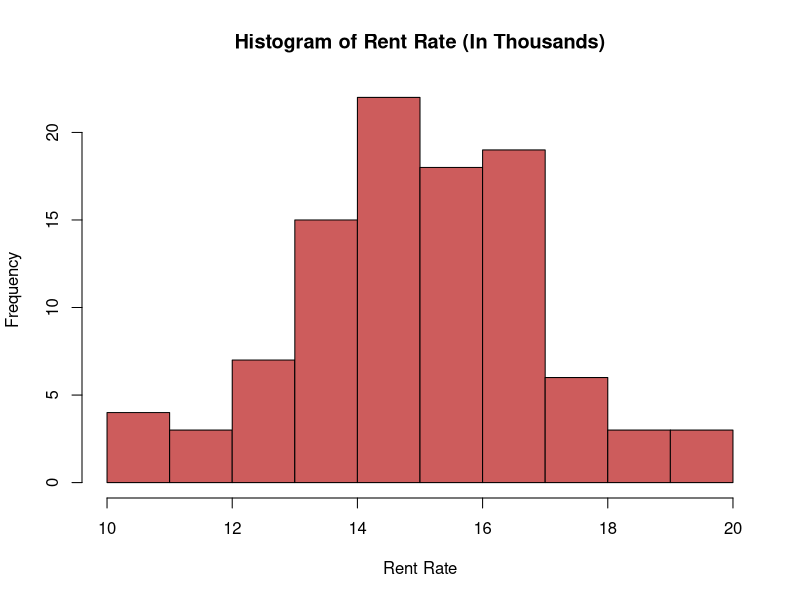
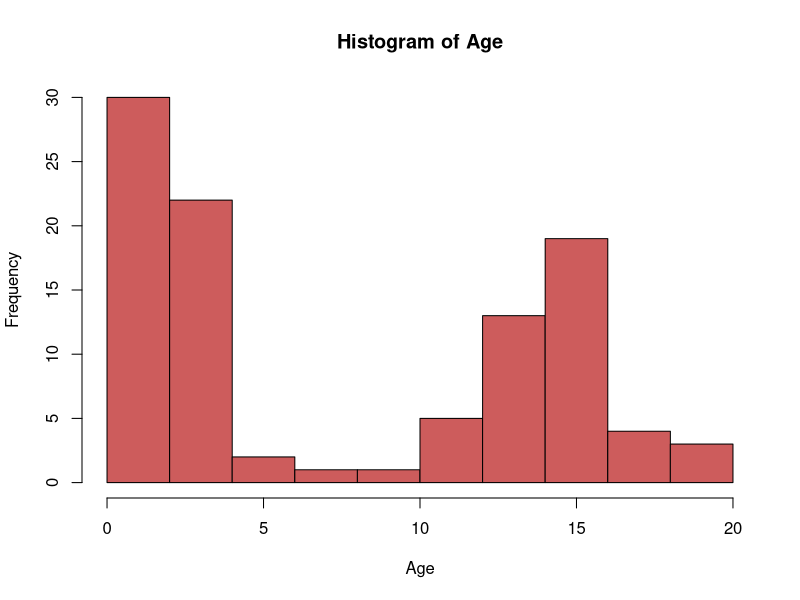
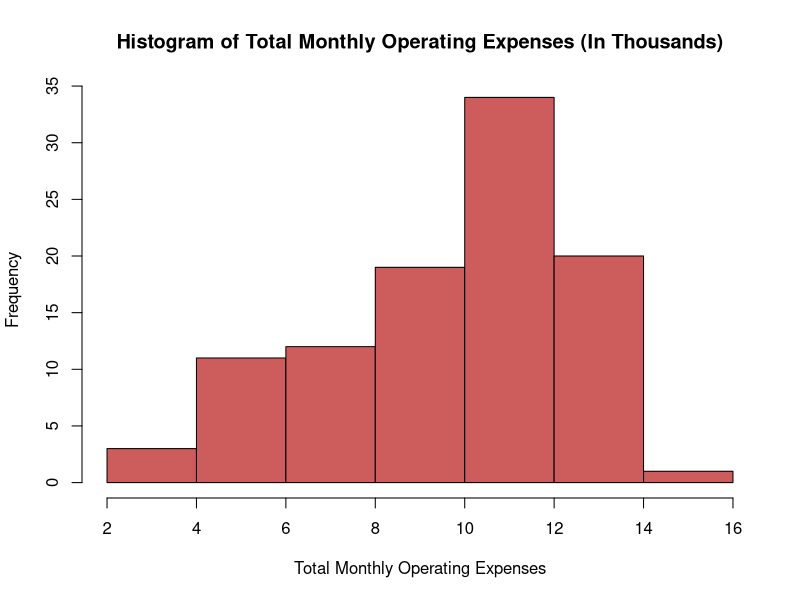
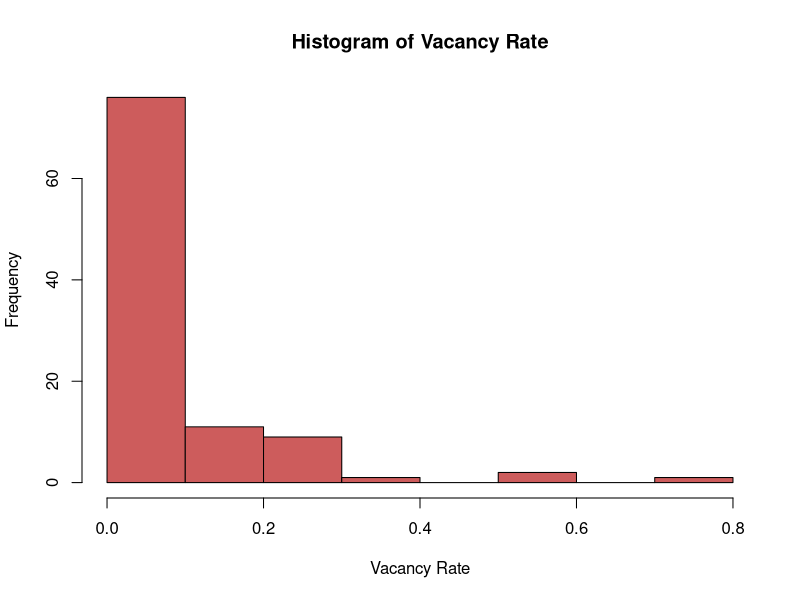
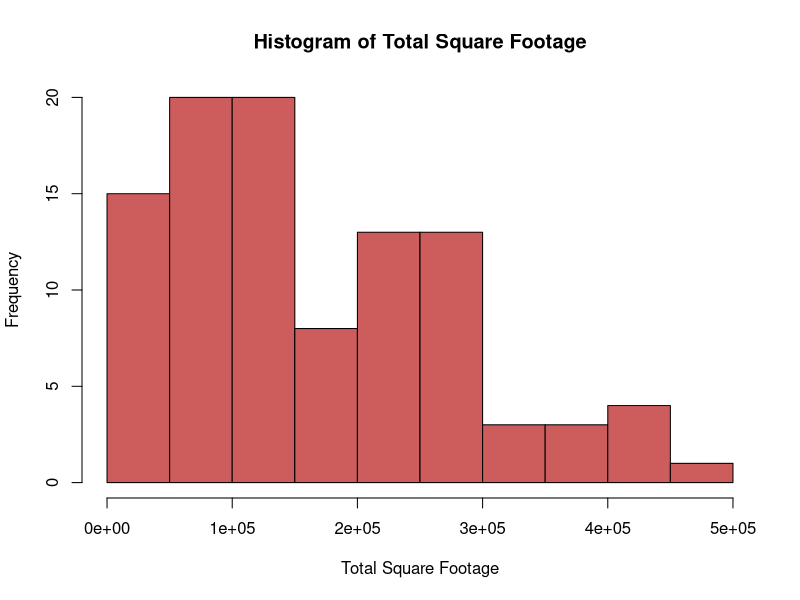
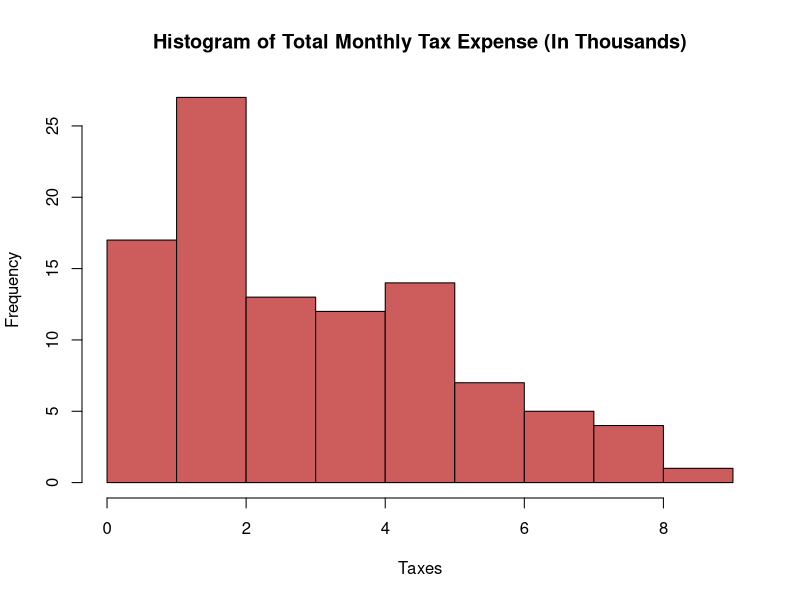
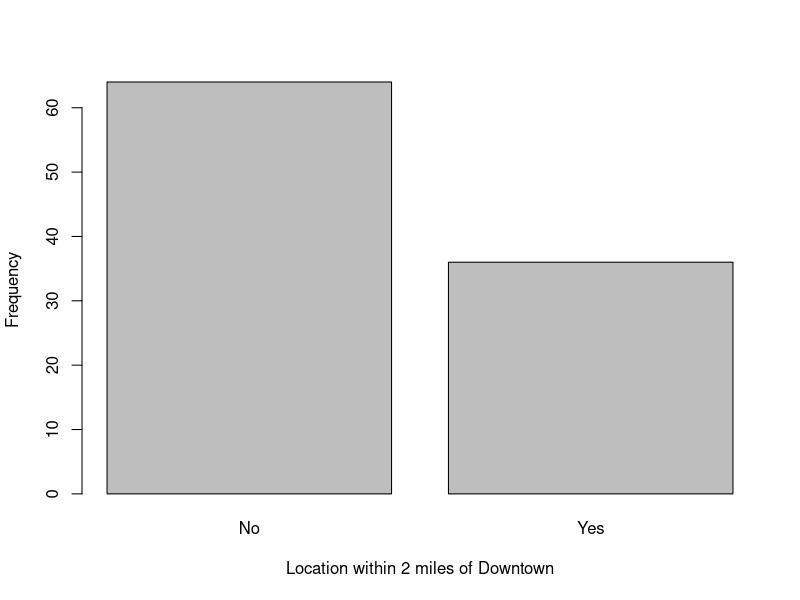
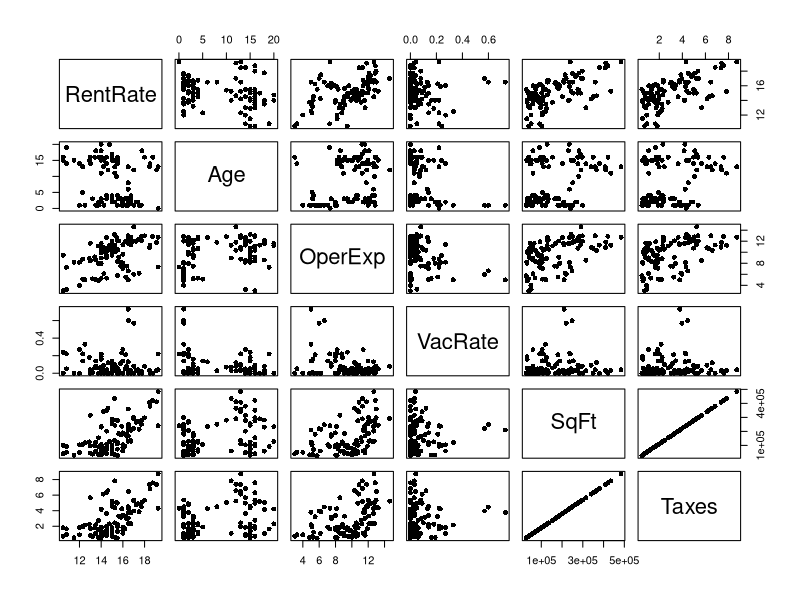

The R source for these figures, in order:
# Import dataset (comm_prop)
library(readr)
library(tidyverse)
comm_prop <- tbl_df(read_csv("comm_prop.csv"))
comm_prop_matrix <- read_csv("comm_prop.csv")

# Explore dataset - Functions{View, head, str}
dim(comm_prop)
names(comm_prop)
head(comm_prop)
summary(comm_prop)


# The variable 'W2MiDT' is a factor. Convert it into a factor
comm_prop$W2MiDT <- factor(comm_prop$W2MiDT, levels = c(0, 1), labels = c("No", "Yes"))
show(comm_prop$W2MiDT)





# Examine the distribution of each variable (Histogram)

#                               --------- RentRate -----------
hist(comm_prop$RentRate, xlab = "Rent Rate", main = paste("Histogram of", "Rent Rate (In Thousands)"), col = "indianred")

#                               --------- Age _______________
hist(comm_prop$Age, xlab = "Age", main = paste("Histogram of", "Age"), col = "indianred")

#                               --------- Total Monthly Operating Expenses -------------
hist(comm_prop$OperExp, xlab = "Total Monthly Operating Expenses", main = paste("Histogram of", "Total Monthly Operating Expenses (In Thousands)"), col = "indianred")

#                             ----------- Vacancy Rate ---------------
hist(comm_prop$VacRate, xlab = "Vacancy Rate", main = paste("Histogram of", "Vacancy Rate"), col = "indianred")

#                              ----------- Total Square Footage --------------
hist(comm_prop$SqFt, xlab = "Total Square Footage", main = paste("Histogram of", "Total Square Footage"), col = "indianred") 
  
#                             ------------- Taxes -----------------------------
hist(comm_prop$Taxes, xlab = "Taxes", main = paste("Histogram of", "Total Monthly Tax Expense (In Thousands)"), col = "indianred")


#                            ------------ Building Location ------------------
 #     ****** 'Building Location' is a factor and thus requires a BoxPlot to view it's distribution *********

# ggplot(comm_prop$W2MiDT) +
 # stat_boxplot(geom = "errorbar", width = 0.5) +
  #geom_boxplot() +
  #coord_flip() + # Makes regions names easier to read
  #labs(x = "Region", y = "Birth Rate")
#hist(comm_prop$W2MiDT, xlab = "Building Located Within 2 Miles of Downtown", main = paste("Histogram of", "Age"), col = "indianred")

plot(comm_prop$W2MiDT, xlab="Location within 2 miles of Downtown", ylab="Frequency")






# Examine the Correlation amongst  nmerical variables (Scatterplot Matrix & Correlation Matrix)

 # Scatterplot Matrix - Function{pairs}
pairs(comm_prop[,1:6], pch = 16)

 # Correlation Matrix - Function{cor}
cor(comm_prop[,1:6])
